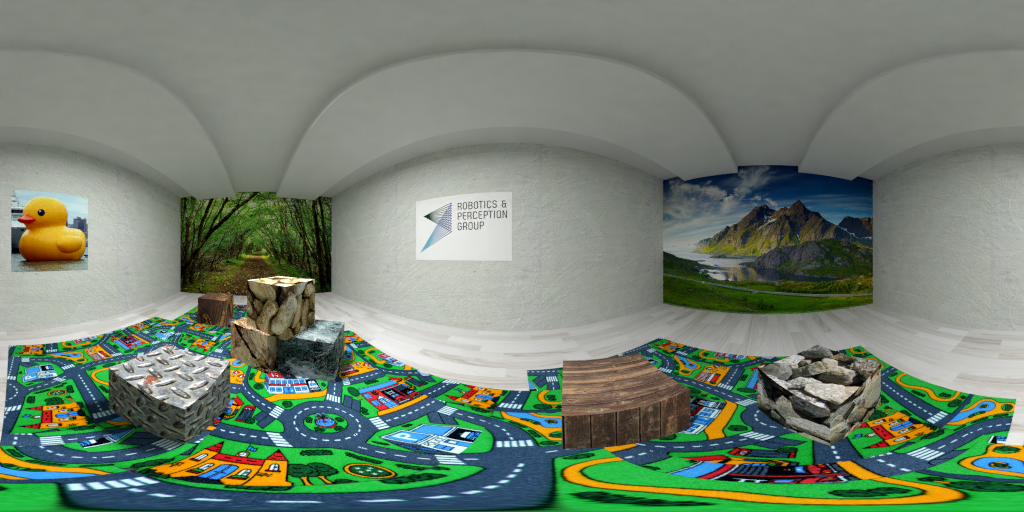
#> input picture test/O.png, 1024 x 512 px, found by its file name
$ jupyter execute aaa.ipynb
#> lines starting #> are read from the running program, lines starting #| are printed output that depends on the picture; after the words box and inside, x2 and y2 are one past the last pixel; in counts of white or black regions, pixels touching at a corner belong together
[cell 1]
import cv2
import numpy as np

def blacken_edges(image_path, output_path):
    # 画像を読み込む
#> called with image_path = './FFarm/O.png', output_path = './FFarm/OB.png'
    img = cv2.imread(image_path)
#> img is the input picture: shape (512, 1024, 3); mean B, G, R 111.8, 128.5, 114.6

    # 画像の高さと幅を取得
    height, width, _ = img.shape
#> height = 512; width = 1024


    # 下部を黒くする高さを計算
    bottom_height = height // 5
#> bottom_height = 102

    # 下部を黒くする
    img[-bottom_height:, :] = 0
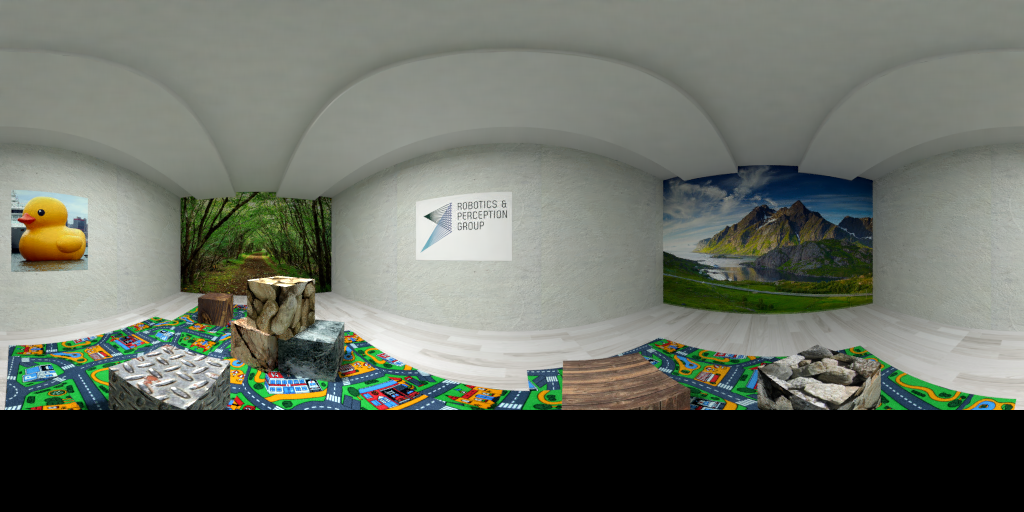
#> img: shape (512, 1024, 3); 19.92% of pixels changed, all inside (x1, y1, x2, y2) = (0, 410, 1024, 512)

    # 画像を保存
    cv2.imwrite(output_path, img)


$ run again, with test/aaa.jpg saved as test/O.png
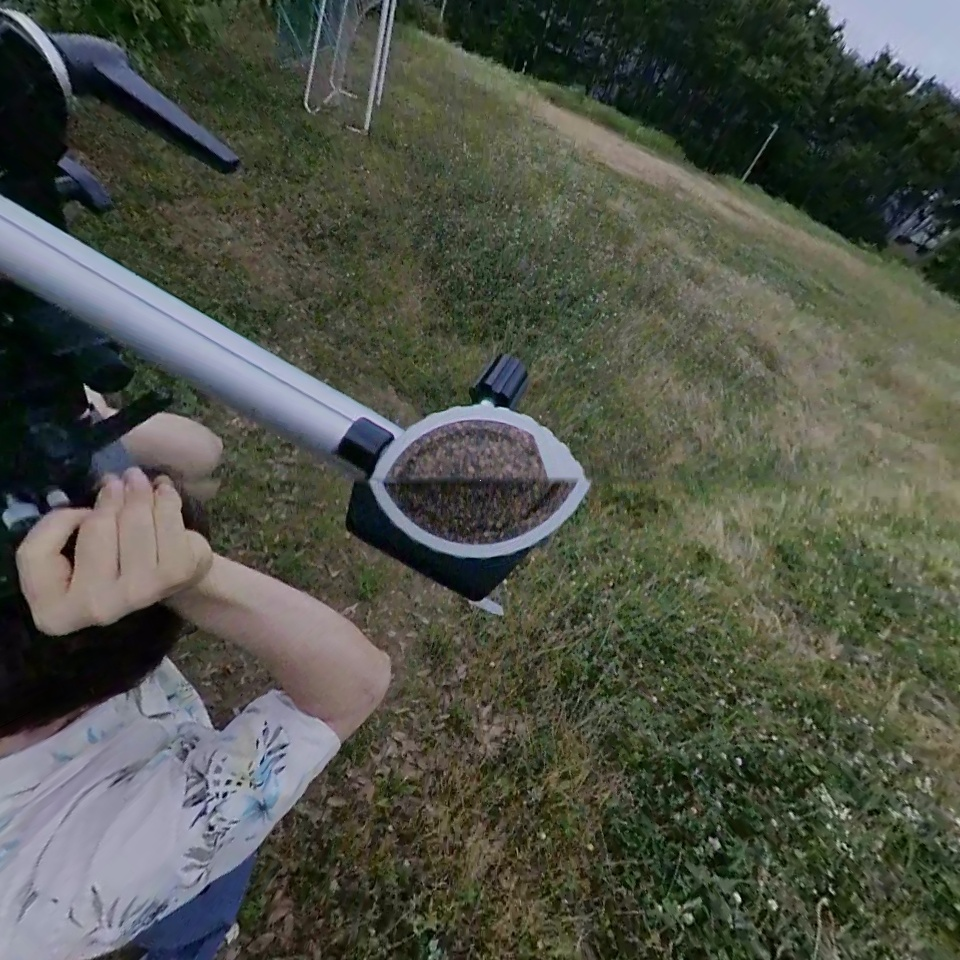
#> input picture test/aaa.jpg, 960 x 960 px, found by its file name
#> in blacken_edges, img is the input picture: shape (960, 960, 3); mean B, G, R 71.6, 82.4, 78.7
#> in blacken_edges, `img[-bottom_height:, :] = 0`:
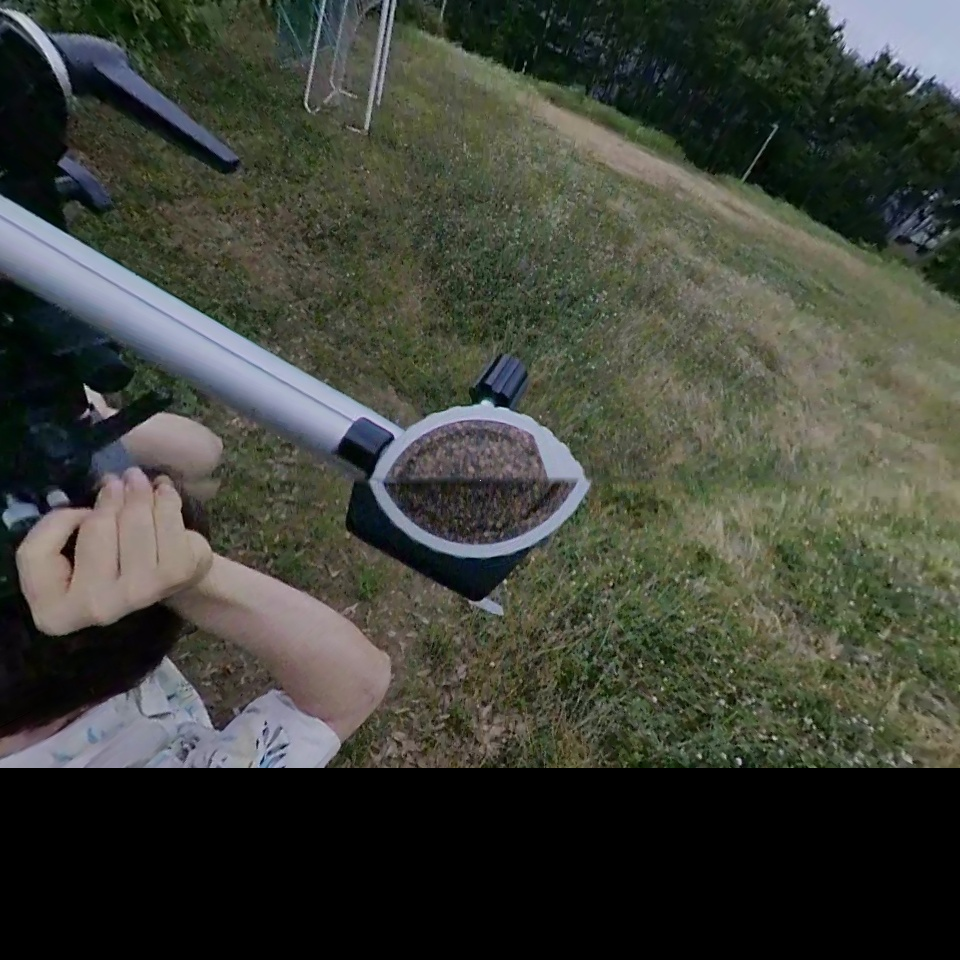
#> img: shape (960, 960, 3); mean B, G, R 56.7, 65.7, 62.6

$ run again, with test/cub2eqr.jpg saved as test/O.png
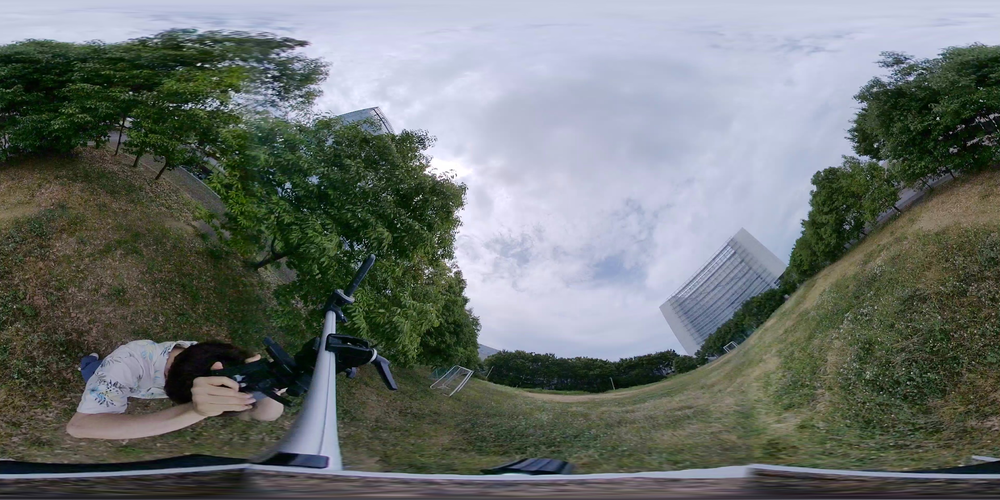
#> input picture test/cub2eqr.jpg, 1000 x 500 px, shrunk from 3840 x 1920 before the run, found by its file name
#> in blacken_edges, img is the input picture: shape (500, 1000, 3); mean B, G, R 110.7, 113.5, 107.4
#> in blacken_edges, `img[-bottom_height:, :] = 0`:
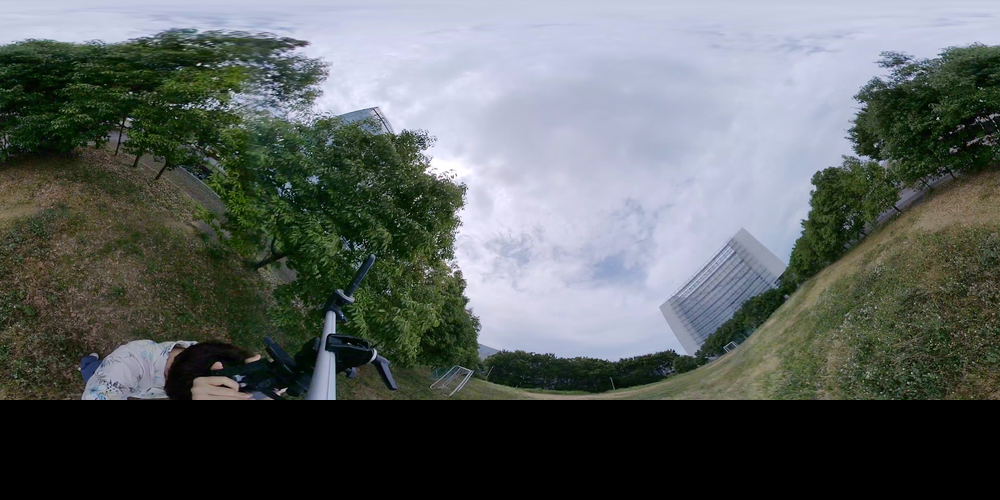
#> img: shape (500, 1000, 3); mean B, G, R 95.7, 96.8, 90.9
